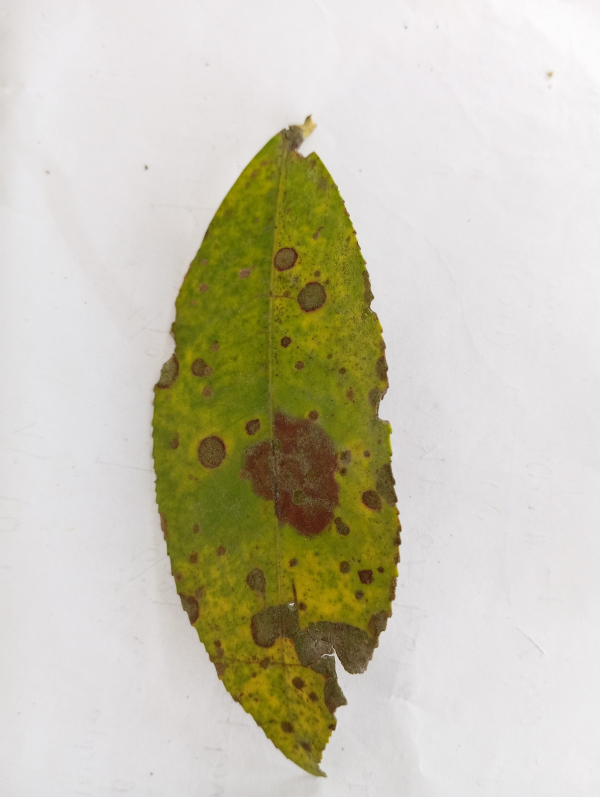
#> input picture data/raw/v4/brown_blight_00507.jpg, 1200 x 1594 px (shown at 1/2 size)
$ python -i dataset_figure.py   (imports and definitions only)
#> lines starting #> are read from the running program, lines starting #| are printed output that depends on the picture
"""Figure: one representative image per class, and the duplicate pairs the audit found.

Reviewer 1 asked for representative images from all seven classes and for examples of
exact and near-duplicate pairs. Exemplars are drawn at random (seeded) from the TRAINING
partition so that no test image is reproduced in the paper. The duplicate panel shows the
single byte-identical pair and two confirmed near-duplicate pairs chosen to span the
operative range: the closest non-identical pair and the pair at the perceptual-hash
boundary (the largest distance that still passes confirmation), with the audit's
distances printed under each pair. Thumbnails are rescaled with aspect preserved and
padded with white, so they show the photographs, not the 224x224 network input.
"""

from __future__ import annotations

import argparse
import csv
import json
from pathlib import Path

import matplotlib
import numpy as np
from PIL import Image

# [1 line not run here, left out]
import matplotlib.pyplot as plt  # noqa: E402

CLASS_ORDER = [
    "1. Tea algal leaf spot", "2. Brown Blight", "3. Gray Blight", "4. Helopeltis",
    "5. Red spider", "6. Green mirid bug", "7. Healthy leaf",
]
SHORT = ["Algal leaf spot", "Brown blight", "Gray blight", "Helopeltis", "Red spider mite",
         "Green mirid bug", "Healthy"]
KIND = ["disease", "disease", "disease", "pest damage", "pest damage", "pest damage", "healthy"]


def thumb(path: Path, size: int = 256) -> np.ndarray:
    """Centred square crop, then downscale. Leaves are centred on the sheet, so cropping
    the longer side keeps the leaf and removes only backdrop."""
#> called with path = '../../data/raw/v4/brown_blight_00507.jpg', size = 256
    with Image.open(path) as im:
#> im is the input picture: PIL image 1200x1594 RGB; mean R, G, B 201.2, 197.7, 178.2
        im = im.convert("RGB")
        s = min(im.width, im.height)
#> s = 1200
        left, top = (im.width - s) // 2, (im.height - s) // 2
#> left = 0; top = 197
        im = im.crop((left, top, left + s, top + s)).resize((size, size), Image.LANCZOS)
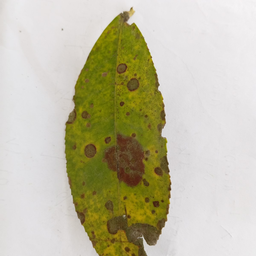
#> im: PIL image 256x256 RGB; mean R, G, B 192.9, 189.1, 164.3
        return np.asarray(im)


# [76 lines left out: function main, not called in this run]


# [2 lines not run here, left out]

>>> result = thumb('../../data/raw/v4/brown_blight_00507.jpg')
